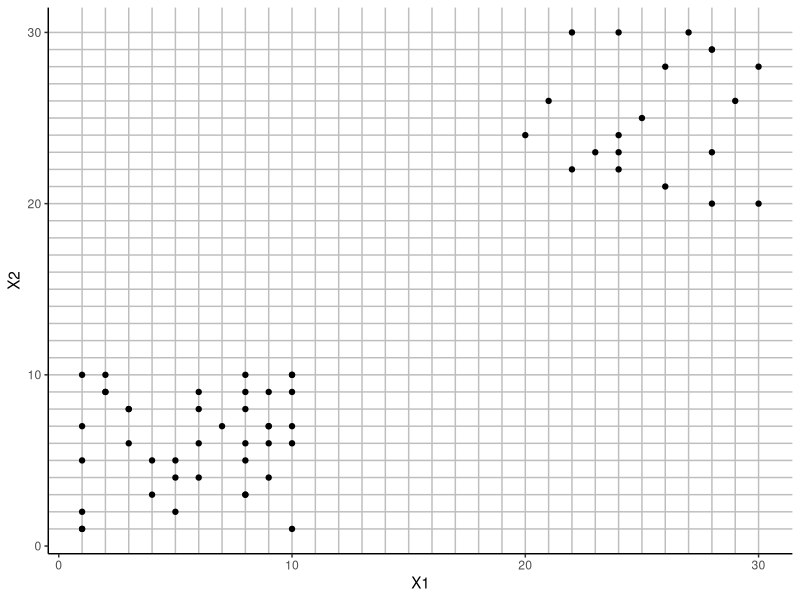
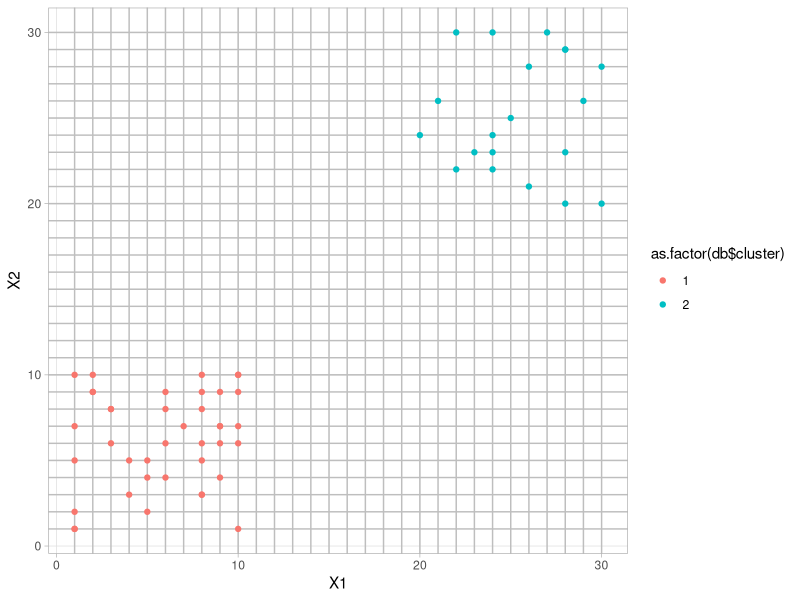
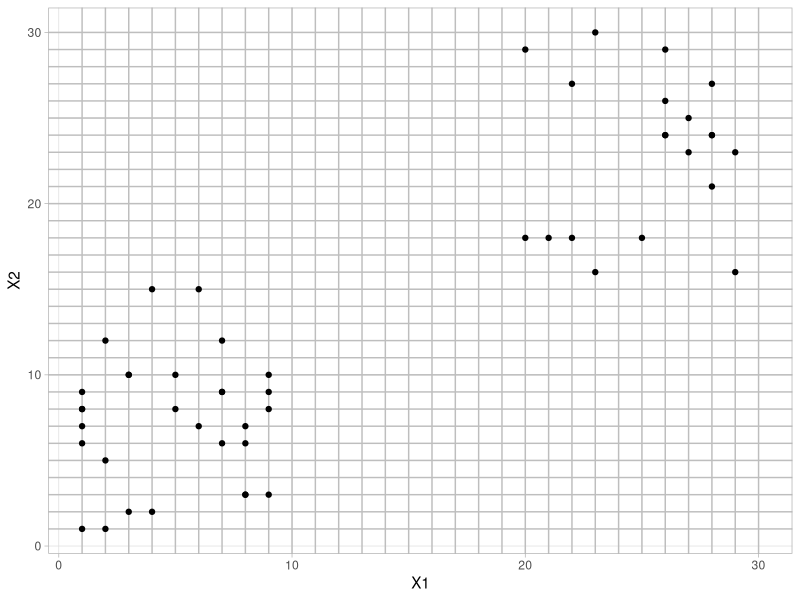
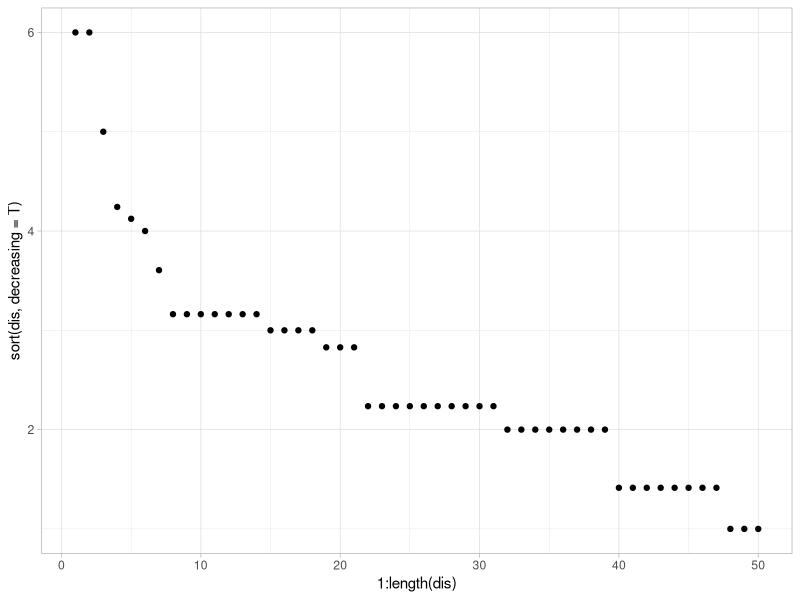

Write the R code that produced these figures, in order. (Note: this script raises an error after producing the figures.)
#install.packages('fpc')
library(fpc)
library(ggplot2)
library(base)

#sample(1:10,n) #1부터 10가지의 수를 n개 생성하라
#replace 복원 추출


data<-data.frame(cbind(c(sample(1:10,40,replace = T),sample(20:30,20,replace = T)),
                       c(sample(1:10,40,replace = T),sample(20:30,20,replace = T))))

data

ggplot(data)+
  geom_hline(yintercept = 1:30, colour='grey')+
  geom_vline(xintercept = 1:30, colour='grey')+
  geom_point(aes(x=X1, y=X2))+
  theme_classic()

#dbscan 클러스터링
db <- dbscan(data, eps=sqrt(18),MinPts = 2)
db

db$cluster
db$isseed#core인가 아닌가 T or F
#dbscan Pts=50 MinPts=4 eps=3.162278
#0  1  2         0 -> 노이즈 outlier 1,2 순번째 클러스터 
#border 1  0  4
#seed   0 30 15
#total  1 30 19

library(RColorBrewer)
ggplot(data)+
  geom_hline(yintercept = 1:30, colour='grey')+
  geom_vline(xintercept = 1:30, colour='grey')+
  geom_point(aes(x=X1, y=X2,col=as.factor(db$cluster)))+
  geom_point(data=data[!db$isseed,],aes(X1,X2),shape=8)+
  theme_light()
  



data<-data.frame(cbind(c(sample(1:10,30,replace = T),sample(20:30,20,replace = T)),
                       c(sample(1:15,30,replace = T),sample(15:30,20,replace = T))))
data

ggplot(data)+
  geom_hline(yintercept = 1:30, colour='grey')+
  geom_vline(xintercept = 1:30, colour='grey')+
  geom_point(aes(x=X1, y=X2))+
  theme_light()
disEps <- function(mydata, x, y){
#mydata : 기준점
#x,y : 나머지 점들의 x,y 좌표
  sqrt((mydata[1]-x)^2+(mydata[2]-y)^2)
}

#k를 지정해야함
#일반적으로 데이터의 변수개수+1 부터 시작
#정해진것은 없음.

k <- 3
#각 점과 거리를 구함
dis<-c()
for (i in 1:nrow(data)){#i는 1~50까지 값
    dis <- c(dis,sort(apply(data, 1, disEps,x<-data[i,1],y<-data[i,2]))[k+1])
}
#nrow(data) #range와 유사
print(dis)
  
ggplot()+
  #geom_hline(yintercept = 1:30, colour='grey')+
  #geom_vline(xintercept = 1:30, colour='grey')+
  geom_point(aes(x=1:length(dis), y=sort(dis,decreasing=T)))+
  theme_light()

#MinPts(k값 = 3), 반경 eps내에 점이 3개 있어야 한다.
#-> 자기 자신이 포함이 됨.
data

db<-dbscan(data,eps=3.5,MinPts=2)
ggplot(data)+
  geom_hline(yintercept = 1:30, colour='grey')+
  geom_vline(xintercept = 1:30, colour='grey')+
  geom_point(aes(aes(x=X1,y=X2,col=as.factor(db$cluster))))+
  theme_light()
